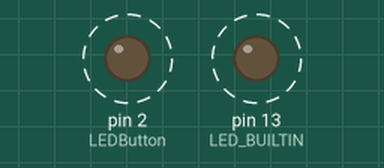
The sketch below on a simulated Arduino Uno, built with avr-gcc and run on an emulated ATmega328P. On the bench: output pins drawn as LEDs (lit = HIGH). Dashed ring = blinking.

Above: at 0.2 s.
Timing chart, 0 to 3.0 s (numbered marks = the images above):
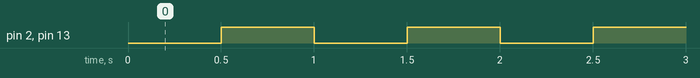

The sketch:

BlinkEsp.ino
```cpp
#define LEDButton 2  // GPIO2 for D4

void setup() {
  pinMode(LED_BUILTIN, OUTPUT);
  pinMode(LEDButton, OUTPUT);
}

void loop() {
  digitalWrite(LED_BUILTIN, LOW);
  digitalWrite(LEDButton, LOW);
  delay(500);

  digitalWrite(LED_BUILTIN, HIGH);
  digitalWrite(LEDButton, HIGH);
  delay(500);
}
```

Measured:
- by itself, pin 2 (LEDButton), pin 13 (LED_BUILTIN): alternates HIGH for 0.50 s and LOW for 0.50 s
